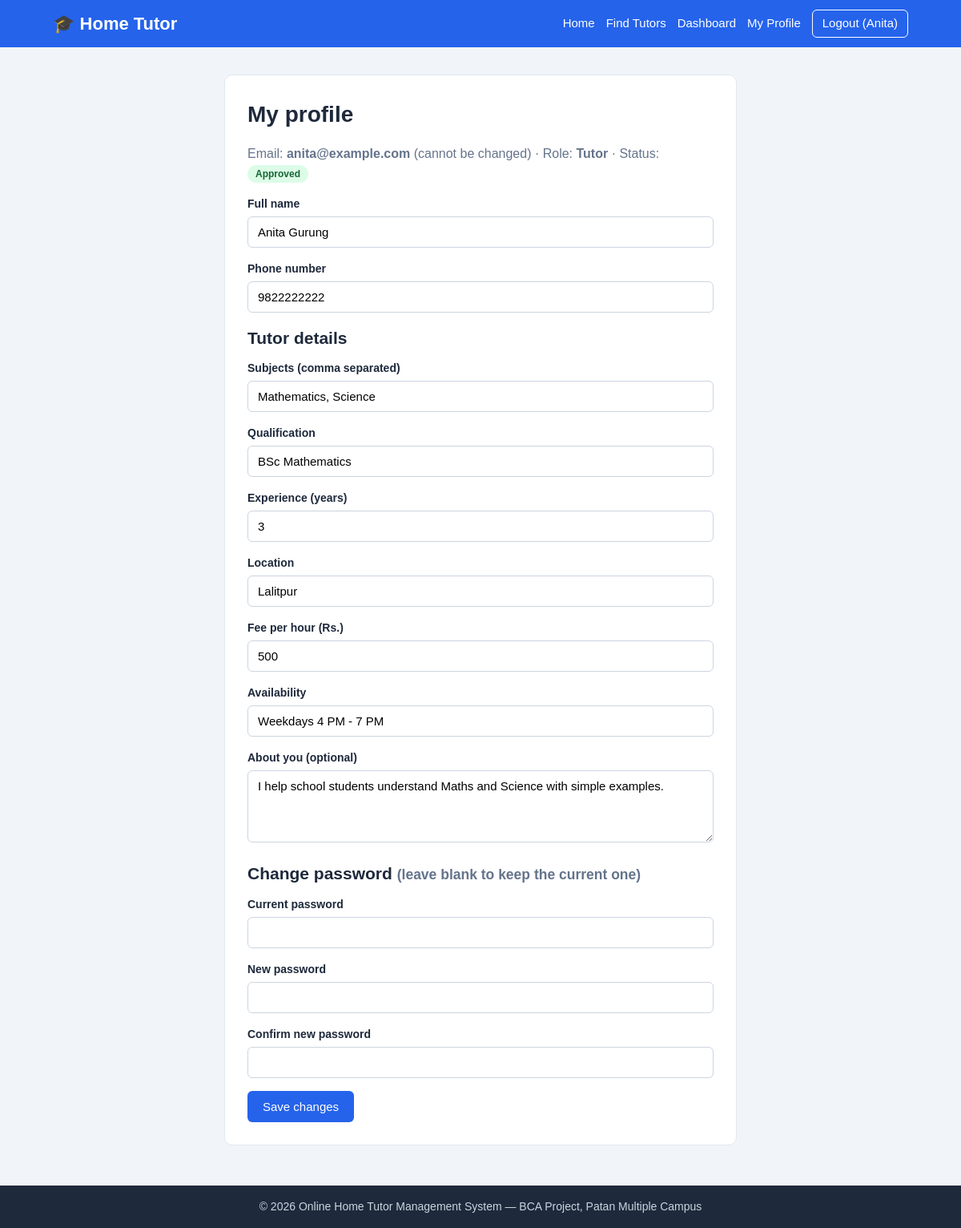
Screenshot of /profile.php (signed in) with the database file from the repository.
### tables this page shows
CREATE TABLE users (
  id         INT AUTO_INCREMENT PRIMARY KEY,
  name       VARCHAR(50)  NOT NULL,
  email      VARCHAR(100) NOT NULL UNIQUE,
  password   VARCHAR(255) NOT NULL,
  phone      VARCHAR(10)  NOT NULL,
  role       ENUM('student','tutor','admin') NOT NULL DEFAULT 'student',
  status     ENUM('pending','approved','rejected') NOT NULL DEFAULT 'approved',
  created_at TIMESTAMP NOT NULL DEFAULT CURRENT_TIMESTAMP
);

CREATE TABLE tutor_profiles (
  id               INT AUTO_INCREMENT PRIMARY KEY,
  user_id          INT NOT NULL UNIQUE,
  subjects         VARCHAR(200) NOT NULL DEFAULT '',
  qualification    VARCHAR(100) NOT NULL DEFAULT '',
  experience_years INT NOT NULL DEFAULT 0,
  location         VARCHAR(100) NOT NULL DEFAULT '',
  price_per_hour   INT NOT NULL DEFAULT 0,
  availability     VARCHAR(150) NOT NULL DEFAULT '',
  bio              VARCHAR(1000) NULL,
  FOREIGN KEY (user_id) REFERENCES users(id) ON DELETE CASCADE
);

### config/db.php (called while the page is built, shortened)
<?php
$DB_HOST = 'localhost';
$DB_USER = 'root';
$DB_PASS = '';
$DB_NAME = 'home_tutor_db';
try {
    $conn = new mysqli($DB_HOST, $DB_USER, $DB_PASS, $DB_NAME);
    $conn->set_charset('utf8mb4');
} catch (mysqli_sql_exception $ex) {
    die('<h3>Database connection failed.</h3><p>Start MySQL in the XAMPP Control Panel and import <b>database/home_tutor_db.sql</b> in phpMyAdmin.</p>');
}
function db_query($sql, $types = '', $params = array()) {
    global $conn;
    $stmt = $conn->prepare($sql);
    if ($types !== '') {
        $stmt->bind_param($types, ...$params);
    }
    $stmt->execute();
    return $stmt;
}
function db_all($sql, $types = '', $params = array()) {
    $stmt = db_query($sql, $types, $params);
    $rows = $stmt->get_result()->fetch_all(MYSQLI_ASSOC);
    return $rows;
}
function db_one($sql, $types = '', $params = array()) {
    $rows = db_all($sql, $types, $params);
    return $rows ? $rows[0] : null;
}

### profile.php (the view, shortened to what this page needs)
<?php
require_once 'includes/functions.php';
require_login();
$u = current_user();
$is_tutor = ($u['role'] === 'tutor');
$errors = array();
$tp = $is_tutor ? db_one('SELECT * FROM tutor_profiles WHERE user_id = ?', 'i', array($u['id'])) : null;
$old = array(
    'name' => $u['name'], 'phone' => $u['phone'],
    'subjects' => $tp ? $tp['subjects'] : '', 'qualification' => $tp ? $tp['qualification'] : '',
    'experience_years' => $tp ? (string)$tp['experience_years'] : '0', 'location' => $tp ? $tp['location'] : '',
    'price_per_hour' => $tp ? (string)$tp['price_per_hour'] : '0', 'availability' => $tp ? $tp['availability'] : '',
    'bio' => $tp ? (string)$tp['bio'] : ''
);
function inv($errors, $k) { return isset($errors[$k]) ? 'invalid' : ''; }
include 'includes/header.php';
?>
<div class="form-card wide">
  <h1>My profile</h1>
  <p class="muted">Email: <strong><?= e($u['email']) ?></strong> (cannot be changed) &middot; Role: <strong><?= e(ucfirst($u['role'])) ?></strong> &middot; Status: <?= status_badge($u['status']) ?></p>
  <form method="post" action="profile.php" novalidate>
    <div class="field">
      <label for="name">Full name</label>
      <input type="text" id="name" name="name" maxlength="50" value="<?= e($old['name']) ?>" class="<?= inv($errors, 'name') ?>">
    </div>
    <div class="field">
      <label for="phone">Phone number</label>
      <input type="text" id="phone" name="phone" maxlength="10" inputmode="numeric" value="<?= e($old['phone']) ?>" class="<?= inv($errors, 'phone') ?>">
    </div>
    <?php if ($is_tutor): ?>
      <h2>Tutor details</h2>
      <div class="field">
        <label for="subjects">Subjects (comma separated)</label>
        <input type="text" id="subjects" name="subjects" maxlength="200" placeholder="Mathematics, Science" value="<?= e($old['subjects']) ?>" class="<?= inv($errors, 'subjects') ?>">
      </div>
      <div class="field">
        <label for="qualification">Qualification</label>
        <input type="text" id="qualification" name="qualification" maxlength="100" value="<?= e($old['qualification']) ?>" class="<?= inv($errors, 'qualification') ?>">
      </div>
      <div class="field">
        <label for="experience_years">Experience (years)</label>
        <input type="number" id="experience_years" name="experience_years" min="0" max="50" value="<?= e($old['experience_years']) ?>" class="<?= inv($errors, 'experience_years') ?>">
      </div>
      <div class="field">
        <label for="location">Location</label>
        <input type="text" id="location" name="location" maxlength="100" placeholder="Lalitpur" value="<?= e($old['location']) ?>" class="<?= inv($errors, 'location') ?>">
      </div>
      <div class="field">
        <label for="price_per_hour">Fee per hour (Rs.)</label>
        <input type="number" id="price_per_hour" name="price_per_hour" min="1" max="99999" value="<?= e($old['price_per_hour']) ?>" class="<?= inv($errors, 'price_per_hour') ?>">
      </div>
      <div class="field">
        <label for="availability">Availability</label>
        <input type="text" id="availability" name="availability" maxlength="150" placeholder="Weekdays 4 PM - 7 PM" value="<?= e($old['availability']) ?>" class="<?= inv($errors, 'availability') ?>">
      </div>
      <div class="field">
        <label for="bio">About you (optional)</label>
        <textarea id="bio" name="bio" rows="4" maxlength="1000" class="<?= inv($errors, 'bio') ?>"><?= e($old['bio']) ?></textarea>
      </div>
    <?php endif; ?>
    <h2>Change password <small class="muted">(leave blank to keep the current one)</small></h2>
    <div class="field">
      <label for="current_password">Current password</label>
      <input type="password" id="current_password" name="current_password" maxlength="64" class="<?= inv($errors, 'current_password') ?>">
    </div>
    <div class="field">
      <label for="new_password">New password</label>
      <input type="password" id="new_password" name="new_password" maxlength="64" class="<?= inv($errors, 'new_password') ?>">
    </div>
    <div class="field">
      <label for="confirm_password">Confirm new password</label>
      <input type="password" id="confirm_password" name="confirm_password" maxlength="64" class="<?= inv($errors, 'confirm_password') ?>">
    </div>
    <button type="submit" class="btn btn-primary">Save changes</button>
  </form>
</div>
<?php include 'includes/footer.php'; ?>

### includes/header.php (shortened to what this page needs)
<?php
$u = current_user();
$badge_count = 0;
if ($u && $u['role'] === 'tutor') {
    $r = db_one("SELECT COUNT(*) AS c FROM requests WHERE tutor_id = ? AND status = 'pending'", 'i', array($u['id']));
    $badge_count = (int)$r['c'];
} elseif ($u && $u['role'] === 'admin') {
    $r = db_one("SELECT COUNT(*) AS c FROM users WHERE role = 'tutor' AND status = 'pending'");
    $badge_count = (int)$r['c'];
}
?>
<!DOCTYPE html>
<html lang="en">
<head>
<link rel="stylesheet" href="assets/css/style.css">
</head>
<body>
<header class="site-header">
  <div class="container nav">
    <a class="brand" href="index.php">&#127891; Home Tutor</a>
    <nav>
      <a href="index.php">Home</a>
      <a href="tutors.php">Find Tutors</a>
      <?php if ($u): ?>
        <a href="dashboard.php">Dashboard<?php if ($badge_count > 0): ?> <span class="count"><?= $badge_count ?></span><?php endif; ?></a>
        <?php if ($u['role'] === 'admin'): ?>
          <a href="admin_users.php">Users</a>
          <a href="admin_requests.php">Requests</a>
        <?php else: ?>
          <a href="profile.php">My Profile</a>
        <?php endif; ?>
        <a href="logout.php" class="btn btn-small btn-outline-light">Logout (<?= e(explode(' ', $u['name'])[0]) ?>)</a>
      <?php else: ?>
        <a href="login.php">Login</a>
        <a href="register.php" class="btn btn-small btn-light">Register</a>
      <?php endif; ?>
    </nav>
  </div>
</header>
<main class="container main">

### includes/functions.php (shortened to what this page needs)
<?php
require_once __DIR__ . '/../config/db.php';
function e($value) {
    return htmlspecialchars((string)$value, ENT_QUOTES, 'UTF-8');
}
function current_user() {
    static $user = false;
    if ($user === false) {
        $user = null;
        if (isset($_SESSION['user_id'])) {
            $user = db_one('SELECT id, name, email, phone, role, status FROM users WHERE id = ?', 'i', array($_SESSION['user_id']));
        }
    }
    return $user;
}
function require_login() {
    $u = current_user();
}
function status_badge($status) {
    return '<span class="badge badge-' . e($status) . '">' . e(ucfirst($status)) . '</span>';
}

### assets/css/style.css (style rules this page uses)
:root { --primary: #2563eb; --primary-dark: #1d4ed8; --dark: #1e293b; --muted: #64748b; --bg: #f1f5f9; --white: #ffffff; --border: #e2e8f0; --green: #16a34a; --red: #dc2626; --amber: #d97706; }
* { box-sizing: border-box; }
body { margin: 0; font-family: Arial, Helvetica, sans-serif; background: var(--bg); color: var(--dark); line-height: 1.5; }
a { color: var(--primary); text-decoration: none; }
h1 { font-size: 28px; margin: 0 0 14px; }
h2 { font-size: 21px; margin: 0 0 12px; }
.container { width: 100%; max-width: 1100px; margin: 0 auto; padding: 0 16px; }
.main { padding-top: 24px; padding-bottom: 40px; min-height: 70vh; }
.muted { color: var(--muted); }
.site-header { background: var(--primary); color: var(--white); }
.nav { display: flex; align-items: center; justify-content: space-between; flex-wrap: wrap; gap: 8px; padding-top: 12px; padding-bottom: 12px; }
.brand { color: var(--white); font-size: 22px; font-weight: bold; }
.nav nav { display: flex; align-items: center; flex-wrap: wrap; gap: 14px; }
.nav nav a { color: var(--white); font-size: 15px; }
.btn { display: inline-block; padding: 10px 18px; border: 1px solid transparent; border-radius: 6px; font-size: 15px; cursor: pointer; background: var(--white); color: var(--dark); text-decoration: none; }
.btn-small { padding: 5px 12px; font-size: 13px; }
.btn-primary { background: var(--primary); color: var(--white); }
.btn-outline-light { background: transparent; color: var(--white); border-color: var(--white); }
.form-card { background: var(--white); border: 1px solid var(--border); border-radius: 10px; padding: 28px; max-width: 480px; margin: 10px auto; }
.form-card.wide { max-width: 640px; }
.field { margin-bottom: 16px; }
label { display: block; font-weight: bold; margin-bottom: 5px; font-size: 14px; }
input[type=text], input[type=email], input[type=password], input[type=number], input[type=date], input[type=time], select, textarea { width: 100%; padding: 10px 12px; border: 1px solid #cbd5e1; border-radius: 6px; font-size: 15px; font-family: inherit; background: var(--white); }
.badge { display: inline-block; padding: 2px 10px; border-radius: 12px; font-size: 12px; font-weight: bold; }
.badge-accepted, .badge-approved { background: #dcfce7; color: #166534; }

### rows the page displays
users: name "Anita", email "anita@example.com", role "Tutor", status "Approved"
tutor_profiles: subjects "Mathematics, Science", qualification "BSc Mathematics", experience_years "3", location "Lalitpur", price_per_hour "500", availability "Weekdays 4 PM - 7 PM", bio "I help school students understand Maths and Science with simple examples."
